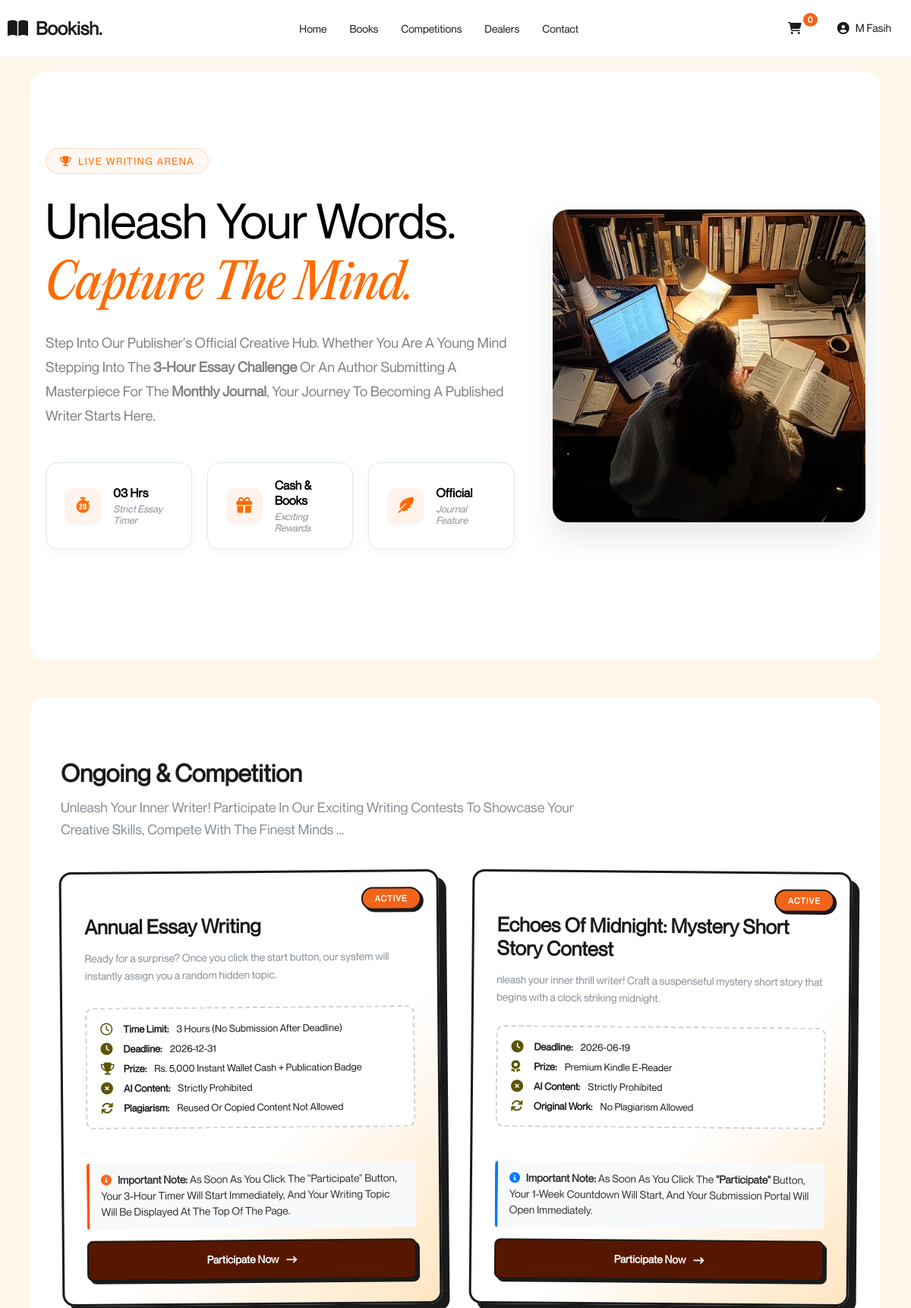
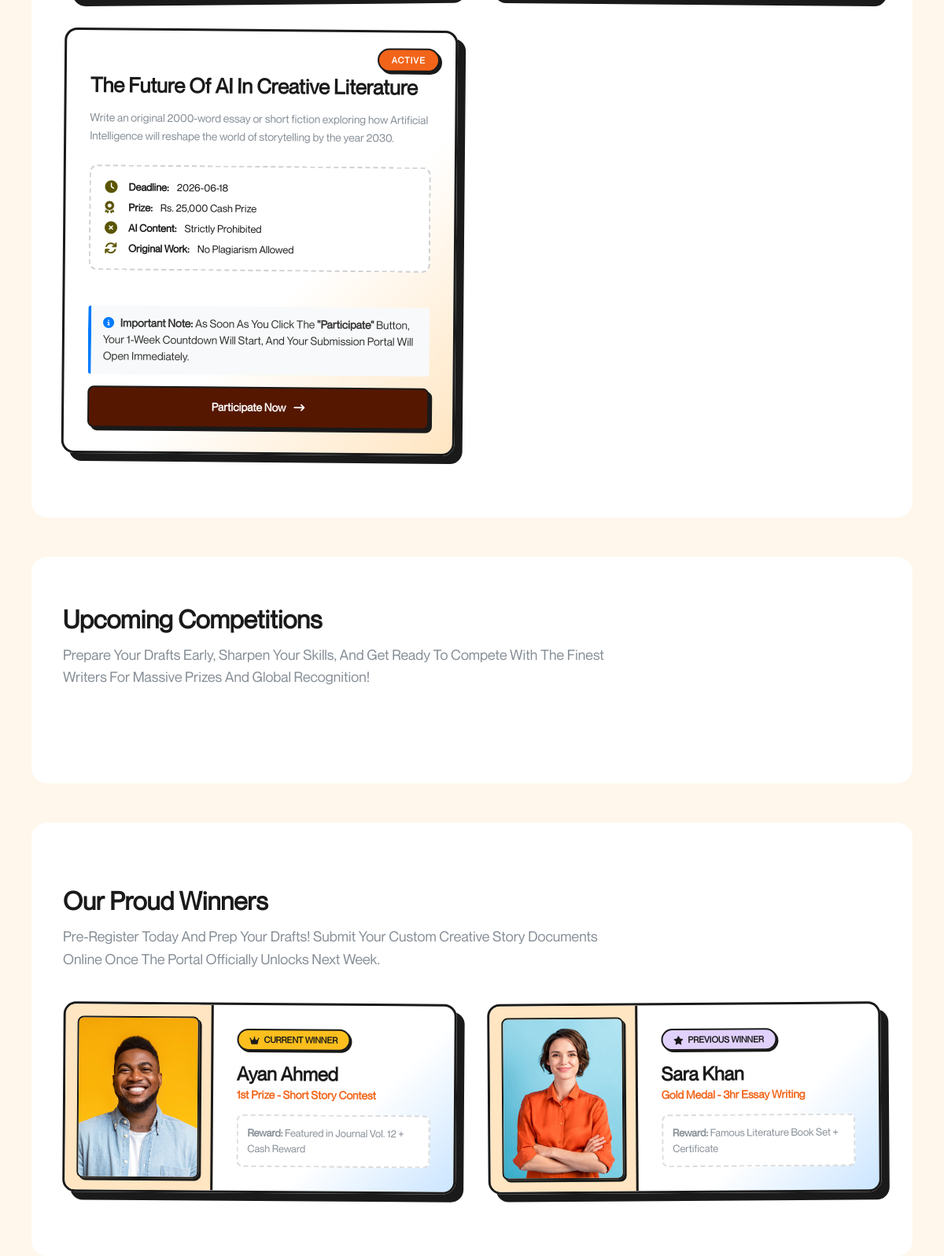
The app's page /competitions.php (signed in) with its own data (2 pictures, top to bottom).
### tables this page shows
CREATE TABLE `competitions` (
  `id` int(11) NOT NULL,
  `title` varchar(255) NOT NULL,
  `description` text NOT NULL,
  `reward` varchar(255) NOT NULL,
  `deadline` date NOT NULL,
  `status` enum('active','upcoming') NOT NULL DEFAULT 'upcoming',
  `created_at` timestamp NOT NULL DEFAULT current_timestamp()
);

### competitions.php (the view, shortened to what this page needs)
<?php
include('auth.php');
$user_name = $_SESSION['name'] ?? '';
$user_id = $_SESSION['user_id'] ?? '';
$already_submitted = false;
if (!empty($user_name) && !empty($user_id)) {
    $safe_user_id = mysqli_real_escape_string($conn, $user_id);
}
?>
<!DOCTYPE html>
<html lang="en">
<head>
    <link rel="stylesheet" href="css/style.css">
    <link rel="stylesheet" href="https://cdnjs.cloudflare.com/ajax/libs/font-awesome/6.4.0/css/all.min.css">
</head>
<body>
    <?php include 'navbar.php'; ?>
    <div class="app-container">
        <section class="premium-hero">
            <div class="hero-grid">
                <div class="hero-wrapper">
                    <div class="badge-container">
                        <span class="hero-badge">
                            <i class="fa-solid fa-trophy"></i> Live Writing Arena
                        </span>
                    </div>
                    <h1>Unleash Your Words.<br><span class="gradient-text">Capture The Mind.</span></h1>
                    <p class="hero-subtitle">
                        Step into our publisher's official creative hub. Whether you are a young mind stepping into the <strong>3-Hour Essay Challenge</strong> or an author submitting a masterpiece for the <strong>Monthly Journal</strong>, your journey to becoming a published writer starts here.
                    </p>
                    <div class="hero-stats">
                        <div class="stat-item">
                            <div class="stat-icon-wrap"><i class="fa-solid fa-stopwatch-20"></i></div>
                            <div class="stat-info-wrap">
                                <span class="stat-num">03 Hrs</span>
                                <span class="stat-label">Strict Essay Timer</span>
                            </div>
                        </div>
                        <div class="stat-item">
                            <div class="stat-icon-wrap"><i class="fa-solid fa-gift"></i></div>
                            <div class="stat-info-wrap">
                                <span class="stat-num">Cash & Books</span>
                                <span class="stat-label">Exciting Rewards</span>
                            </div>
                        </div>
                        <div class="stat-item">
                            <div class="stat-icon-wrap"><i class="fa-solid fa-feather-pointed"></i></div>
                            <div class="stat-info-wrap">
                                <span class="stat-num">Official</span>
                                <span class="stat-label">Journal Feature</span>
                            </div>
                        </div>
                    </div>
                </div>
                <div class="hero-img-wrap">
                    <img src="images/comp.webp" alt="Creative Arena Illustration">
                </div>
            </div>
        </section>
        <section class="competition-section">
            <div class="section-container">
                <h2 class="section-title">Ongoing &amp; Competition</h2>
                <p class="section-subtitle">Unleash your inner writer! Participate in our exciting writing contests to showcase your creative skills, compete with the finest minds ...
                </p>
                <div class="comp-grid">
                    <?php
                    $static_query = "SELECT * FROM competitions WHERE id = 1";
                    $static_result = mysqli_query($conn, $static_query);
                    $static_row = mysqli_fetch_assoc($static_result);
                    ?>
                    <div class="comp-card dynamic-tilt-left">
                        <div class="comp-badge status-active"><?php echo $static_row['status']; ?></div>
                        <div class="comp-content">
                            <h3>Annual Essay Writing</h3>
                            <p class="comp-desc">Ready for a surprise? Once you click the start button, our system will instantly assign you a random hidden topic.</p>
                            <div class="comp-meta">
                                <span><i class="fa-regular fa-clock"></i> <strong>Time Limit:</strong> 3 Hours (No submission after deadline)</span>
                                <span><i class="fa-solid fa-clock"></i> <strong>Deadline:</strong><?php echo $static_row['deadline']; ?></span>
                                <span><i class="fa-solid fa-trophy"></i> <strong>Prize:</strong><?php echo $static_row['reward']; ?></span>
                                <span><i class="fa-solid fa-circle-xmark"></i> <strong>AI Content:</strong> Strictly prohibited</span>
                                <span><i class="fa-solid fa-arrows-rotate"></i> <strong>Plagiarism:</strong> Reused or copied content not allowed</span>
                            </div>
                            <div class="comp-instructions" style="background-color: #f8f9fa; border-left: 4px solid #ff5314; padding: 12px 15px; margin: 15px 0; border-radius: 4px; font-size: 14px; color: #333; line-height: 1.5;">
                                <p style="margin: 0;">
                                    <i class="fa-solid fa-circle-info" style="color: #ff651e; margin-right: 5px;"></i>
                                    <strong>Important Note:</strong> As soon as you click the "Participate" button, your 3-hour timer will start immediately, and your writing topic will be displayed at the top of the page.
                                </p>
                            </div>
                            <?php if (isset($_SESSION['name'])): ?>
                                <?php if ($already_submitted): ?>
                                    <a href="javascript:void(0)" class="comp-btn"
                                        style="background-color:#2b9348; color:#ffffff; cursor:not-allowed;">
                                        Submitted Successfully!
                                    </a>
                                <?php else: ?>
                                    <a href="javascript:void(0)" id="participate-btn" class="comp-btn btn-primary">
                                        Participate Now <i class="fa-solid fa-arrow-right-long"></i>
                                    </a>
                                <?php endif; ?>
                            <?php else: ?>
                                <a href="login.php" class="comp-btn btn-primary">
                                    Login to Participate <i class="fa-solid fa-arrow-right-long"></i>
                                </a>
                            <?php endif; ?>
                        </div>
                    </div>
                    <?php
                    $dynamic_query = "SELECT * FROM competitions WHERE status = 'active' AND id != 1 ORDER BY id DESC";
                    $dynamic_result = mysqli_query($conn, $dynamic_query);
                   while ($row = mysqli_fetch_assoc($dynamic_result)) {
    $comp_id = $row['id'];
    $already_submitted_story = false;
    if (!empty($user_id)) {
        $check_story = "SELECT id FROM submissions WHERE user_id = '$safe_user_id' AND competition_id = '$comp_id'";
        $story_result = mysqli_query($conn, $check_story);
        $already_submitted_story = (mysqli_num_rows($story_result) > 0);
    }
                    ?>
                        <div class="comp-card dynamic-tilt-right">
                            <div class="comp-badge status-active"><?php echo $row['status'] ?></div>
                            <div class="comp-content">
                                <h3><?php echo $row['title'] ?></h3>
                                <p class="comp-desc"><?php echo $row['description'] ?></p>
                                <div class="comp-meta">
                                    <span><i class="fa-solid fa-clock"></i> <strong>Deadline:</strong><?php echo $row['deadline'] ?></span>
                                    <span><i class="fa-solid fa-award"></i> <strong>Prize:</strong><?php echo $row['reward'] ?></span>
                                    <span><i class="fa-solid fa-circle-xmark"></i> <strong>AI Content:</strong> Strictly prohibited</span>
                                    <span><i class="fa-solid fa-arrows-rotate"></i> <strong>Original Work:</strong> No plagiarism allowed</span>
                                </div>
                                <div class="comp-instructions" style="background-color: #f8f9fa; border-left: 4px solid #007bff; padding: 12px 15px; margin: 15px 0; border-radius: 4px; font-size: 14px; color: #333; line-height: 1.5;">
                                    <p style="margin: 0;">
                                        <i class="fa-solid fa-circle-info" style="color: #007bff; margin-right: 5px;"></i>
                                        <strong>Important Note:</strong> As soon as you click the <strong>"Participate"</strong> button, your 1-week countdown will start, and your submission portal will open immediately.
                                    </p>
                                </div>
                                <?php if (isset($_SESSION['name'])): ?>
    <?php if ($already_submitted_story): ?>
        <a href="javascript:void(0)" class="comp-btn"
           style="background-color:#2b9348; color:#ffffff; cursor:not-allowed;">
            Submitted Successfully!
        </a>
    <?php else: ?>
        <a href="javascript:void(0)"
           class="comp-btn btn-primary participate-story-btn"
           data-id="<?php echo $row['id']; ?>"
           data-title="<?php echo htmlspecialchars($row['title']); ?>">
            Participate Now <i class="fa-solid fa-arrow-right-long"></i>
        </a>
    <?php endif; ?>
<?php else: ?>
    <a href="login.php" class="comp-btn btn-primary">
        Login to Participate <i class="fa-solid fa-arrow-right-long"></i>
    </a>
<?php endif; ?>
                            </div>
                        </div>
                    <?php
                    }
                    ?>
                </div>
            </div>
        </section>
        <section class="competition-section upcoming-section" style="padding-top: 0;">
            <div class="section-container">
                <h2 class="section-title">Upcoming Competitions</h2>
                <p class="section-subtitle">Prepare your drafts early, sharpen your skills, and get ready to compete with the finest writers for massive prizes and global recognition!</p>
            </div>
        </section>
        <section class="winners-section">
            <div class="section-container">
                <h2 class="section-title">Our Proud Winners</h2>
                <p class="section-subtitle">Pre-register today and prep your drafts! Submit your custom creative story documents online once the portal officially unlocks next week.
                </p>
                <div class="winners-grid">
                    <div class="winner-card card-tilt-left">
                        <div class="winner-img-container">
                            <img src="images/pr2.webp" alt="Current Competition Winner" class="winner-img">
                        </div>
                        <div class="winner-info">
                            <span class="winner-tag tag-current"><i class="fa-solid fa-crown"></i> Current Winner</span>
                            <h4>Ayan Ahmed</h4>
                            <p class="winner-achievement">1st Prize - Short Story Contest</p>
                            <div class="winner-reward-box">
                                <p class="winner-reward"><strong>Reward:</strong> Featured in Journal Vol. 12 + Cash Reward</p>
                            </div>
                        </div>
                    </div>
                    <div class="winner-card card-tilt-right">
                        <div class="winner-img-container">
                            <img src="images/pr1.webp" alt="Previous Competition Winner" class="winner-img">
                        </div>
                        <div class="winner-info">
                            <span class="winner-tag tag-previous"><i class="fa-solid fa-star"></i> Previous Winner</span>
                            <h4>Sara Khan</h4>
                            <p class="winner-achievement">Gold Medal - 3hr Essay Writing</p>
                            <div class="winner-reward-box">
                                <p class="winner-reward"><strong>Reward:</strong> Famous Literature Book Set + Certificate</p>
                            </div>
                        </div>
                    </div>
                </div>
            </div>
        </section>
    </div>
</body>
</html>

### competitions.php (style rules this page uses)
:root { --primary-orange: #ff6b00; --accent-orange: #e05e00; --pure-black: #000000; --dark-gray: #1f2833; --text-light: #c5c6c7; --text-muted: #868e96; }
.premium-hero { position: relative; background: #ffffff; padding: 100px 20px; overflow: hidden; display: flex; justify-content: center; align-items: center; margin-top: 20px; border-radius: 20px; }
.hero-grid { display: grid; grid-template-columns: 1.2fr 0.8fr; gap: 50px; max-width: 1300px; width: 100%; margin: auto; align-items: center; }
.hero-wrapper { text-align: left; z-index: 2; }
.badge-container { margin-bottom: 25px; }
.hero-badge { background: rgba(255, 107, 0, 0.05); border: 1px solid rgba(255, 107, 0, 0.2); color: var(--primary-orange); padding: 8px 18px; border-radius: 50px; font-size: 13px; font-weight: normal; font-style: normal; letter-spacing: 1.5px; text-transform: uppercase; display: inline-flex; align-items: center; gap: 8px; backdrop-filter: blur(5px); }
.premium-hero h1 { font-size: 4rem; font-weight: lighter; font-style: normal; line-height: 1.2; color: var(--pure-black); letter-spacing: -1px; margin-bottom: 25px; }
.gradient-text { color: var(--primary-orange); font-style: italic; font-weight: lighter; font-family: 'italic'; }
.hero-subtitle { font-size: 1.15rem; color: grey; max-width: 750px; margin: 0 0 45px 0; line-height: 1.75; font-style: normal; }
.hero-img-wrap { width: 100%; display: flex; justify-content: center; align-items: center; }
.hero-img-wrap img { max-width: 100%; height: auto; object-fit: cover; border-radius: 20px; box-shadow: 0 20px 40px rgba(0, 0, 0, 0.1); }
.hero-stats { display: flex; gap: 20px; margin-bottom: 45px; width: 100%; max-width: 750px; }
.stat-item { flex: 1; background: #ffffff; border: 1px solid #e1e8ed; padding: 20px 24px; border-radius: 16px; display: flex; align-items: center; gap: 16px; text-align: left; transition: all 0.3s cubic-bezier(0.4, 0, 0.2, 1); box-shadow: 0 4px 12px rgba(0, 0, 0, 0.03); }
.stat-icon-wrap { width: 48px; height: 48px; border-radius: 12px; background: rgba(255, 107, 0, 0.08); color: var(--primary-orange); display: flex; align-items: center; justify-content: center; font-size: 1.3rem; flex-shrink: 0; transition: background 0.3s ease; }
.stat-info-wrap { display: flex; flex-direction: column; }
.stat-num { font-size: 1rem; font-weight: 700; color: var(--pure-black); line-height: 1.2; }
.stat-label { font-size: 0.8rem; color: var(--text-muted); margin-top: 4px; font-style: italic; }

### records on screen
competitions: status "ACTIVE", deadline "2026-12-31", reward "Rs. 5,000 Instant Wallet Cash + Publication Badge"
competitions: status "ACTIVE", title "Echoes Of Midnight: Mystery Short Story Contest", description "nleash your inner thrill writer! Craft a suspenseful mystery short story that begins with a clock striking midnight.", deadline "2026-06-19", reward "Premium Kindle E-Reader"
competitions: status "ACTIVE", title "The Future Of AI In Creative Literature", description "Write an original 2000-word essay or short fiction exploring how Artificial Intelligence will reshape the world of storytelling by the year 2030.", deadline "2026-06-18", reward "Rs. 25,000 Cash Prize"

### other values on screen
$_SESSION['name'] "M Fasih"
